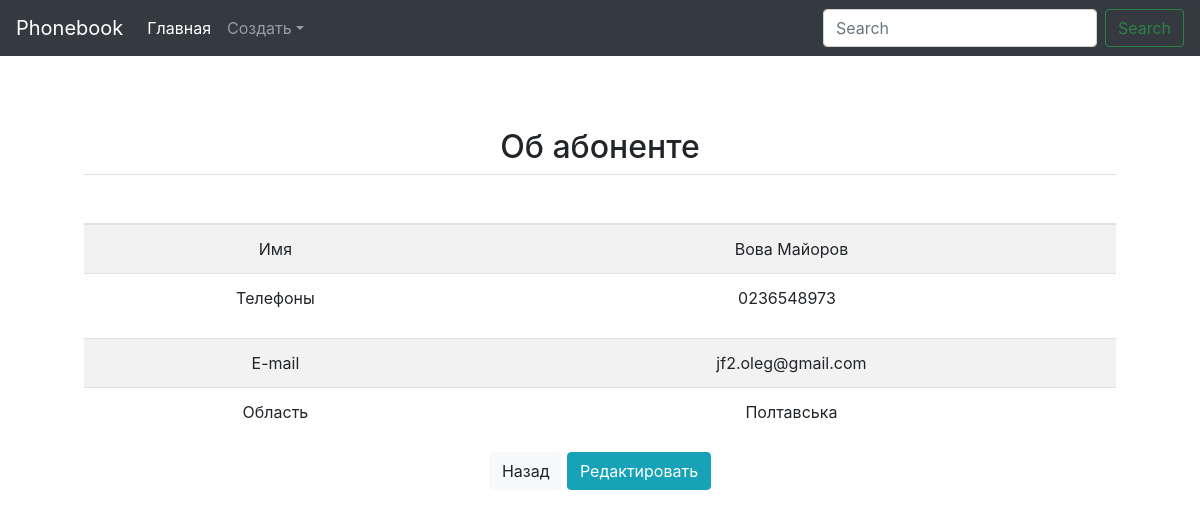
The page /detail/2/ on the database as committed earlier.
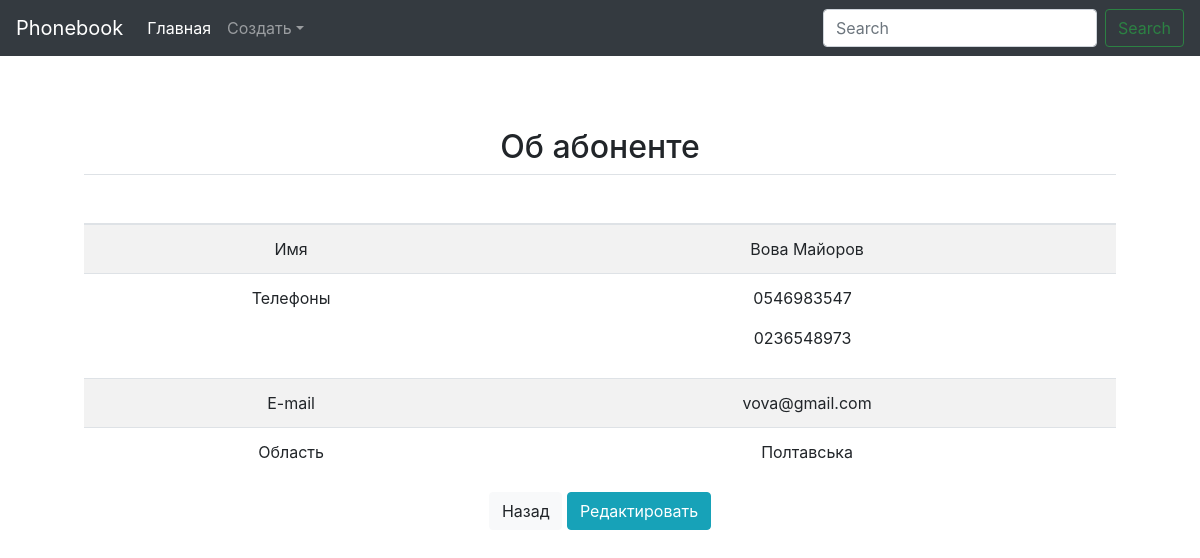
The same page on the database as committed later.
### subscribers/models.py (models this page shows, shortened)
class Phone(models.Model):
    number = models.CharField(max_length=10, unique=True, validators=[RegexValidator(r'^\d{1,10}$')])
    timestamp = models.DateTimeField(auto_now_add=True)
    only_for_one = models.BooleanField(default=True, verbose_name='Используется только одним абонентом?')
    class Meta:
        verbose_name = 'Телефон'
        verbose_name_plural = 'Телефоны'
        ordering = ['-timestamp']
    def __str__(self):
        return str(self.number)

class Person(models.Model):
    name = models.CharField(max_length=100, verbose_name='Имя')
    last_name = models.CharField(max_length=100, verbose_name='Фамилия')
    email = models.EmailField(unique=True)
    region = models.ForeignKey(Region, verbose_name='Область', on_delete=models.CASCADE)
    phones = models.ManyToManyField(Phone, verbose_name='Телефон')
    class Meta:
        verbose_name = 'Абонент'
        verbose_name_plural = 'Абоненты'
        ordering = ['last_name']

class Region(models.Model):
    name = models.CharField(max_length=50, verbose_name = 'Область')
    slug = models.CharField(max_length=50, verbose_name='Транслит', blank=True)
    class Meta():
        verbose_name = 'Область'
        verbose_name_plural = 'области'
        ordering = ['name']

### subscribers/views.py (the view)
# urls.py: url(r'^detail/(?P<pk>\d+)/$', views.PersonDetail.as_view(), name='detail'),
class PersonDetail(DetailView):
    queryset = Person.objects.all()
    context_object_name = 'object'
    template_name = 'subscribers/detail.html'

### subscribers/templates/subscribers/detail.html (shortened to what this page needs)
{% extends 'base.html' %}
{%load staticfiles%}
{% block content %}
<div  class="container">
    <h2 class="centr"><span>Об абоненте</span></h2>
   <div class="row">
        <div class="col-md-12 mx-auto">
            <table class="table table-striped">
            <thead>
                <tr>
                    <th scope="col">&nbsp;</th>
                    <th scope="col">&nbsp;</th>
                </tr>
            </thead>
            <tbody>
                <tr>
                    <td>Имя</td>
                    <td>{{ object.name }}&nbsp;{{ object.last_name }}</td>
                </tr>
                <tr>
                    <td>Телефоны</td>
                    <td>{% for phone in object.phones.all %} <p>{{phone}} &nbsp;</p> {% endfor %}</td>
                </tr>
                <tr>
                    <td>E-mail</td>
                    <td>{{ object.email }}</td>
                </tr>
                <tr>
                    <td>Область</td>
                    <td>{{ object.region.name }}</td>
                </tr>
            </tbody>
            </table>
             <a href="{%url 'home' %}"><button type="button" class='btn btn-light ' >Назад</button></a>
             <a href="{%url 'update' pk=object.id %}"><button type="button" class='btn btn-info ' >Редактировать</button></a>
        </div>
    </div>
</div>
{% endblock %}

Rows that differ between the two databases and show on the page:
changed Person "Вова": email "jf2.oleg@gmail.com" → "vova@gmail.com"
now on this page (row edited): Phone: number "0546983547"
